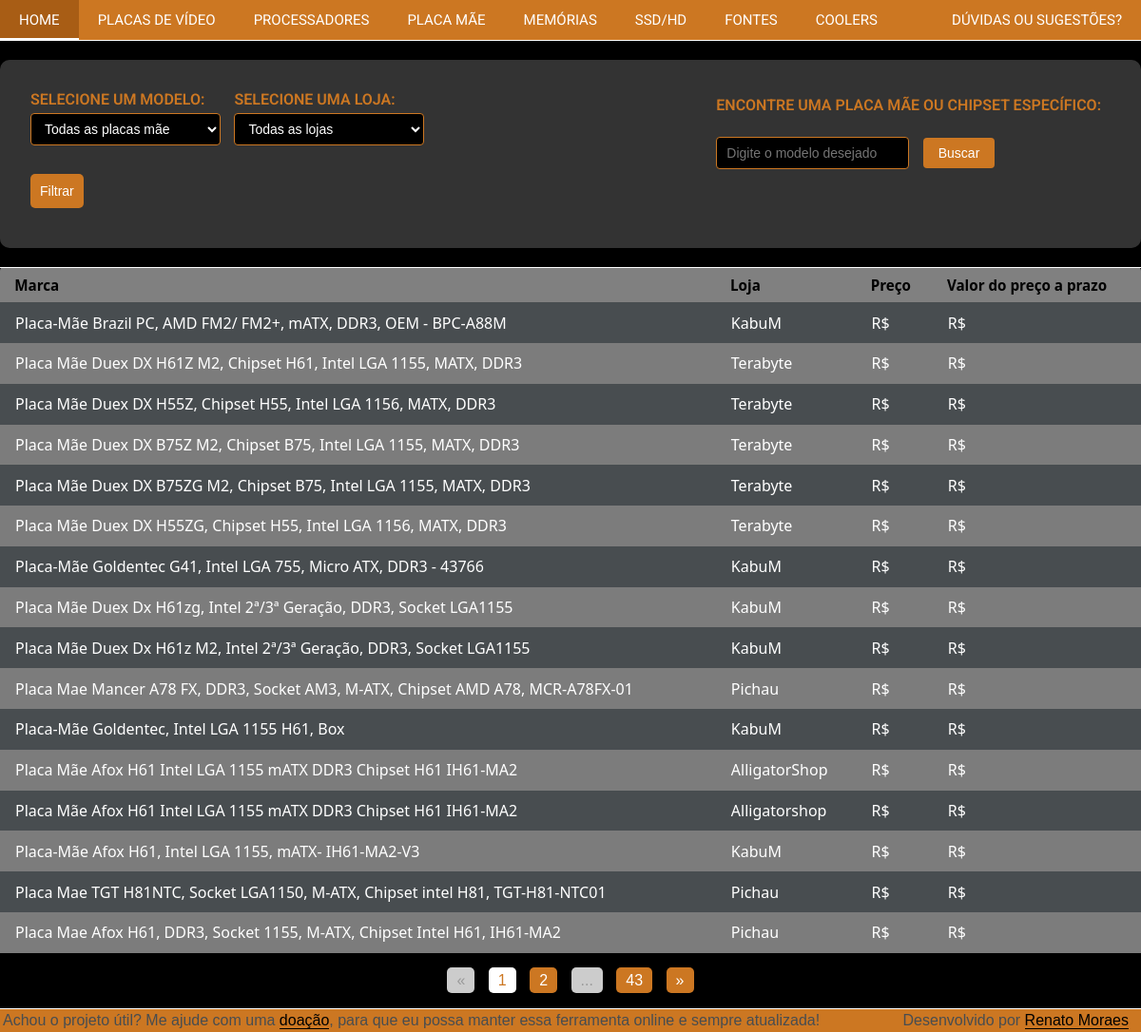
The app's page /placamae/ with its own data.
### placamae/models.py (models this page shows, shortened)
class SearchMOTHERBOARDS(models.Model):
    marca = models.CharField(max_length=100)
    url_marca = models.CharField(max_length=100)
    loja = models.CharField(max_length=100)
    preco = models.DecimalField(max_digits=7, decimal_places=2)
    valor_preco_prazo = models.DecimalField(max_digits=7, decimal_places=2)
    preco_antigo = models.DecimalField(
        max_digits=7, decimal_places=2, default=1)  # type: ignore

### placamae/views.py (the view)
# urls.py: path('', placamae),
def placamae(request):
    modelo = request.GET.get('select-modelo')
    chipset = request.GET.get('select-chipset')
    loja = request.GET.get('select-loja')
    resultados = SearchMOTHERBOARDS.objects.exclude(
        preco=0).exclude(valor_preco_prazo=0)
    resultados = resultados.order_by('preco')
    if modelo:
        valores = modelo.split(',')
        condicoes = Q()
        for valor in valores:
            condicoes |= Q(marca__icontains=valor)
        resultados = resultados.filter(condicoes)
    if chipset:
        resultados = resultados.filter(marca__icontains=chipset)
    if loja:
        resultados = resultados.filter(loja__icontains=loja)
    resultados_por_pagina = 16
    paginator = Paginator(resultados, resultados_por_pagina)
    page = request.GET.get('page')
    try:
        resultados_pagina = paginator.page(page)
    except PageNotAnInteger:
        resultados_pagina = paginator.page(1)
    except EmptyPage:
        resultados_pagina = paginator.page(paginator.num_pages)
    num_pags = paginator.num_pages
    pag_atual = resultados_pagina.number
    pags_visiveis = []
    for i in range(1, num_pags+1):
        if i == 1 or i == num_pags or i == pag_atual or i == pag_atual-1 or i == pag_atual+1:  # noqa
            pags_visiveis.append(i)
        elif i == pag_atual-2 or i == pag_atual+2:
            pags_visiveis.append('...')
    contexto = {
        'resultados': resultados_pagina,
        'selecionados': {
            'modelo': modelo,
            'chipset': chipset,
            'loja': loja,
        },
        'paginator': paginator,
        'pags_visiveis': pags_visiveis,
        'pag_atual': pag_atual
    }
    return render(request, 'placamae/pages/index.html', contexto)

### placasdevideo/templatetags/custom_filters.py (called while the page is built)
@register.filter(name='format_price')
def format_price(value):
    return format_number(value, locale='pt_BR')

### placamae/templates/placamae/pages/index.html
{% include 'placamae/partials/head.html' %}
{% include 'placamae/partials/filter.html' %}
{% include 'placamae/partials/footer.html' %}
</body>
</html>

### placamae/templates/placamae/partials/filter.html (shortened to what this page needs)
{% load custom_filters %}
<div class="formulario_busca">
  <form method="GET" action="{% url 'search_motherboards' %}">
    <div class="input-group">
      <h5>Encontre uma placa mãe ou chipset específico:</h5>
      <input type="text" name="q" placeholder="Digite o modelo desejado">
      <button type="submit" class="botao_busca">Buscar</button>
    </div>
  </form>
</div>
<div class="filtros_formulario processador">
  <form method='get' action='.'>
    <div class="input-group">
      <label for="select-modelo">
        <h5>Selecione um modelo:</h5>
      </label>
      <select id="select-modelo" name="select-modelo" class="select-menu">
        <option value="">Todas as placas mãe</option>
    </select>
  </div>
  <div class="input-group">
    <label for="select-loja">
      <h5>Selecione uma loja:</h5>
    </label>
    <select id="select-loja" name="select-loja" class="select-menu">
        <option value="">Todas as lojas</option>
      </select>
    </div>
    <br>
    <button type='submit'>Filtrar</button>
  </form>
</div>
    <table>
      <thead>
          <tr>
              <th>Marca</th>
              <th>Loja</th>
              <th>Preço</th>
              <th>Valor do preço a prazo</th>
          </tr>
      </thead>
      <tbody>
          {% for resultado in resultados %}
          <tr>
              <td><a href="{{ resultado.url_marca }}" target="_blank">{{ resultado.marca }}</a></td>
              <td>{{ resultado.loja }}</td>
              <td>R${{ resultado.preco|floatformat:2|format_price }}</td>
              <td>R${{ resultado.valor_preco_prazo|floatformat:2|format_price }}</td>
          </tr>
          {% empty %}
          <tr>
              <td colspan="4">Nenhum modelo foi encontrado no banco de dados. &#128557;</td>
          </tr>
          {% endfor %}
      </tbody>
    </table>
<div class="pagination">
  {% if resultados.has_previous %}
    <a href="?page={{ resultados.previous_page_number }}{% if selecionados.modelo %}&select-modelo={{ selecionados.modelo }}{% endif %}{% if selecionados.loja %}&select-loja={{ selecionados.loja }}{% endif %}" class="page-link">&laquo;</a>
  {% else %}
    <span class="page-link disabled">&laquo;</span>
  {% endif %}
  {% for i in pags_visiveis %}
    {% if i == '...' %}
      <span class="page-link disabled">...</span>
    {% else %}
      {% if resultados.number == i %}
        <span class="page-link active">{{ i }}</span>
      {% else %}
        <a href="?page={{ i }}{% if selecionados.modelo %}&select-modelo={{ selecionados.modelo }}{% endif %}{% if selecionados.loja %}&select-loja={{ selecionados.loja }}{% endif %}" class="page-link">{{ i }}</a>
      {% endif %}
    {% endif %}
  {% endfor %}
  {% if resultados.has_next %}
    <a href="?page={{ resultados.next_page_number }}{% if selecionados.modelo %}&select-modelo={{ selecionados.modelo }}{% endif %}{% if selecionados.loja %}&select-loja={{ selecionados.loja }}{% endif %}" class="page-link">&raquo;</a>
  {% else %}
    <span class="page-link disabled">&raquo;</span>
  {% endif %}
</div>

### base_static/global/css/global-style.css (style rules this page uses)
* { margin: 0; padding: 0; box-sizing: border-box; }
table { border-top: #ffffff 1px solid; border-collapse: collapse; width: 100%; font-family: system-ui, -apple-system, BlinkMacSystemFont, 'Segoe UI', Roboto, Oxygen, Ubuntu, Cantarell, 'Open Sans', 'Helvetica Neue', sans-serif ; text-align: left; }
table a:link { color: white; background-color: transparent; text-decoration: none; }
table { border-spacing: 0 5px; }
*, *:before, *:after { margin: 0; padding: 0; box-sizing: border-box; }
body { background: black; font-family: 'Open Sans', sans-serif; }
table { background: #808080; border-radius: 0.25em; }
th { border-bottom: 1px solid #808080; color: black; font-size: 0.95em; font-weight: 600; padding: 0.5em 1em; text-align: left; }
td { color: #fff; font-weight: 400; padding: 0.65em 1em; }
tbody tr:nth-child(odd) { background: #484d50; }
tbody tr:nth-child(even) { background: #7c7c7c; }
tbody tr { transition: background 0.20s ease; }
form { display: block; flex-wrap: wrap; justify-content: space-between; color: #808080; padding: 12px; display: block; text-transform: uppercase; }
form h5 { margin-bottom: 10px; font-family: 'Roboto', sans-serif; }
form label { display: block; margin-bottom: 5px; }
form input, form select { padding: 5px; border: 1px solid #ccc; border-radius: 5px; margin-bottom: 10px; }
form button { background-color: #cc7722; margin-top: 20px; margin-bottom: 10px; color: #fff; padding: 10px; border: none; border-radius: 5px; cursor: pointer; }
:root { --cor-principal: #cc7722; --cor-secundaria: #333333; --cor-terciaria: #000000; }
.filtros_formulario { background-color: var(--cor-secundaria); border-radius: 10px; padding: 20px; margin-bottom: 20px; box-shadow: 0 4px 6px rgba(0, 0, 0, 0.1); }
.input-group { display: inline-block; vertical-align: top; margin-right: 20px; }
.input-group h5 { margin-bottom: 5px; font-size: 16px; font-weight: 600; color: var(--cor-principal); }
.select-menu { display: inline-block; width: 200px; height: 34px; vertical-align: top; background-color: var(--cor-terciaria); border: 1px solid var(--cor-principal); border-radius: 4px; padding: 0 10px; font-size: 14px; color: #ffffff; }
button { background-color: var(--cor-principal); border: none; border-radius: 4px; color: #ffffff; padding: 8px 16px; font-size: 14px; cursor: pointer; transition: background-color 0.3s, box-shadow 0.3s; }
.formulario_busca { float: right; display: flex; align-items: center; border-radius: 10px; padding: 20px; margin-bottom: 20px; margin-top: 6px; }
.input-group { margin-right: 10px; }
.formulario_busca input[type="text"] { height: 34px; background-color: var(--cor-terciaria); border: 1px solid var(--cor-principal); border-radius: 4px; padding: 0 10px; font-size: 14px; color: #ffffff; }
.botao_busca { background-color: var(--cor-principal); border: none; border-radius: 4px; color: #ffffff; padding: 8px 16px; font-size: 14px; cursor: pointer; transition: background-color 0.3s, box-shadow 0.3s; margin-left: 10px; }
.pagination { text-align: center; margin-top: 20px; }
.pagination .page-link { margin: 0 5px; background-color: #cc7722; color: white; text-decoration: none; padding: 5px 10px; border-radius: 5px; }
.pagination .page-link.active { background-color: white; color: #cc7722; }
.pagination .page-link.disabled { background-color: #ccc; color: #999; }

### base_static/global/css/homepage.css (style rules this page uses)
:root { --cor-principal: #cc7722; --cor-secundaria: #333333; --cor-terciaria: #000000; }
body { font-family: "Raleway", sans-serif; margin: 0; background-color: var(--cor-terciaria); color: var(--cor-terciaria); }

### records on screen
SearchMOTHERBOARDS: marca "Placa-Mãe Brazil PC, AMD FM2/ FM2+, mATX, DDR3, OEM - BPC-A88M", loja "KabuM"
SearchMOTHERBOARDS: marca "Placa Mãe Duex DX H61Z M2, Chipset H61, Intel LGA 1155, MATX, DDR3", loja "Terabyte"
SearchMOTHERBOARDS: marca "Placa Mãe Duex DX H55Z, Chipset H55, Intel LGA 1156, MATX, DDR3", loja "Terabyte"
SearchMOTHERBOARDS: marca "Placa Mãe Duex DX B75Z M2, Chipset B75, Intel LGA 1155, MATX, DDR3", loja "Terabyte"
SearchMOTHERBOARDS: marca "Placa Mãe Duex DX B75ZG M2, Chipset B75, Intel LGA 1155, MATX, DDR3", loja "Terabyte"
SearchMOTHERBOARDS: marca "Placa Mãe Duex DX H55ZG, Chipset H55, Intel LGA 1156, MATX, DDR3", loja "Terabyte"
SearchMOTHERBOARDS: marca "Placa-Mãe Goldentec G41, Intel LGA 755, Micro ATX, DDR3 - 43766", loja "KabuM"
SearchMOTHERBOARDS: marca "Placa Mãe Duex Dx H61zg, Intel 2ª/3ª Geração, DDR3, Socket LGA1155", loja "KabuM"
SearchMOTHERBOARDS: marca "Placa Mãe Duex Dx H61z M2, Intel 2ª/3ª Geração, DDR3, Socket LGA1155", loja "KabuM"
SearchMOTHERBOARDS: marca "Placa Mae Mancer A78 FX, DDR3, Socket AM3, M-ATX, Chipset AMD A78, MCR-A78FX-01", loja "Pichau"
SearchMOTHERBOARDS: marca "Placa-Mãe Goldentec, Intel LGA 1155 H61, Box", loja "KabuM"
SearchMOTHERBOARDS: marca "Placa Mãe Afox H61 Intel LGA 1155 mATX DDR3 Chipset H61 IH61-MA2", loja "AlligatorShop"
SearchMOTHERBOARDS: marca "Placa Mãe Afox H61 Intel LGA 1155 mATX DDR3 Chipset H61 IH61-MA2", loja "Alligatorshop"
SearchMOTHERBOARDS: marca "Placa-Mãe Afox H61, Intel LGA 1155, mATX- IH61-MA2-V3", loja "KabuM"
SearchMOTHERBOARDS: marca "Placa Mae TGT H81NTC, Socket LGA1150, M-ATX, Chipset intel H81, TGT-H81-NTC01", loja "Pichau"
SearchMOTHERBOARDS: marca "Placa Mae Afox H61, DDR3, Socket 1155, M-ATX, Chipset Intel H61, IH61-MA2", loja "Pichau"

### other values on screen
{{ i }} "1"
{{ i }} "2" "43"
